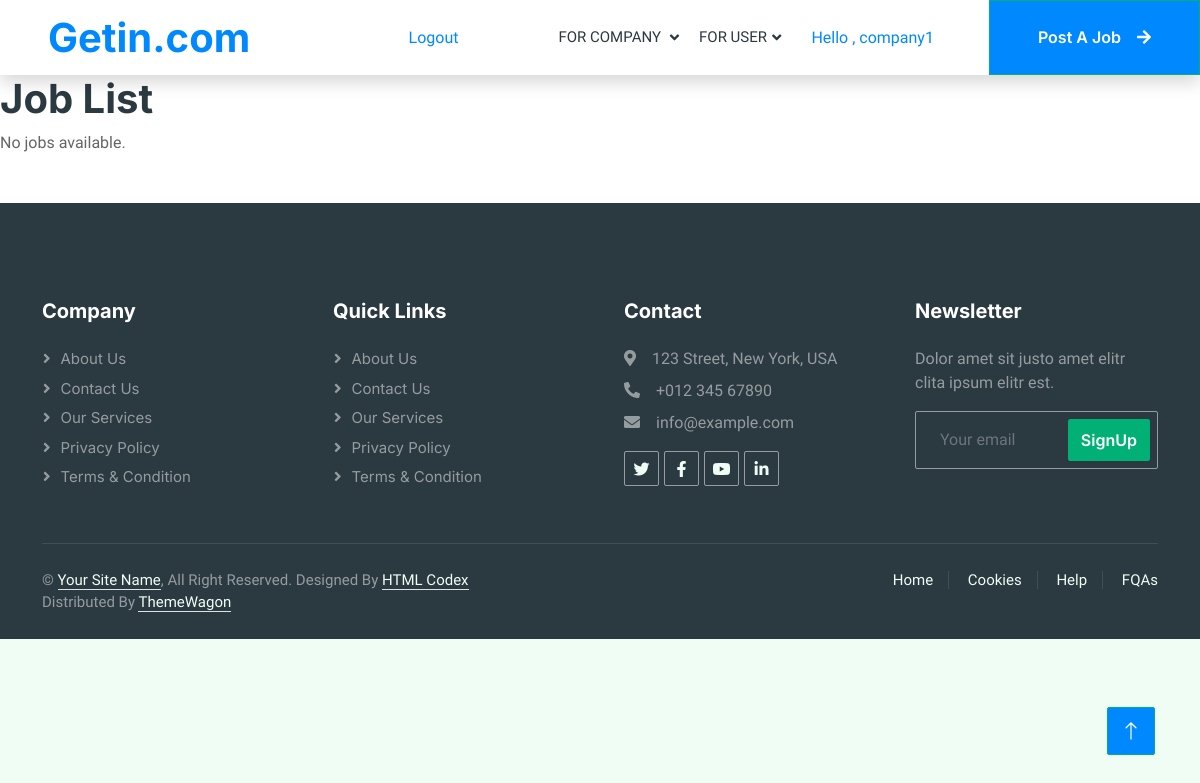
The page /company_joblist/ (signed in) on the database as committed earlier.
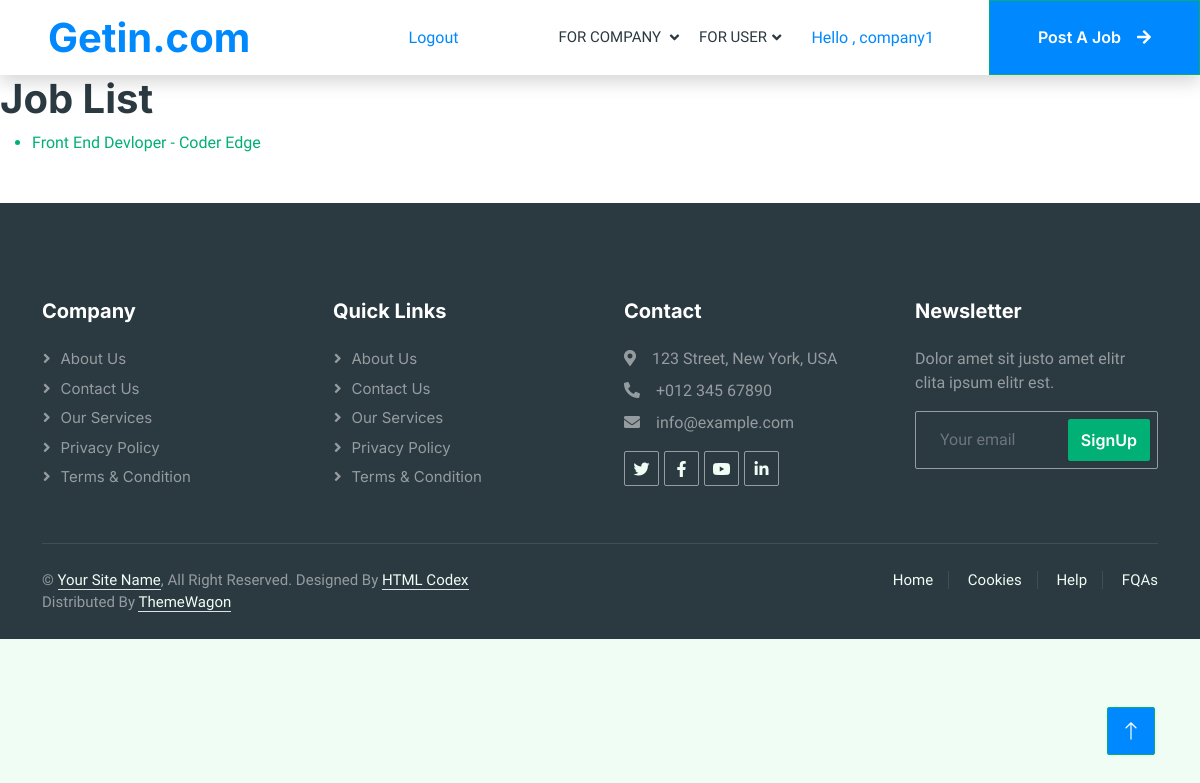
The same page on the database as committed later.
### account/models.py (models this page shows, shortened)
class CustomUser(AbstractUser):
    class Role(models.TextChoices):
        ADMIN = "ADMIN", "Admin"
        USER = "USER", "User"
        COMPANY = "COMPANY", "Company"
    base_role = Role.ADMIN
    role = models.CharField(max_length=50, choices=Role.choices)

### company/models.py (models this page shows, shortened)
class AddJob(models.Model):
    user = models.OneToOneField(CustomUser,on_delete=models.CASCADE,null=True)
    company_name = models.CharField(max_length=100,null=True)
    location = models.CharField(max_length=200,null=True)
    job_tittle = models.CharField(max_length=100,null=True)
    description = models.CharField(max_length=200,null=True)
    job_type = models.CharField(max_length=100,null=True)
    salary = models.CharField(max_length=100,null=True)
    skills_required = models.CharField(max_length=250,null= True)
    education_required = models.CharField(max_length=150,null=True)
    experience_required = models.CharField(max_length=250,null= True)
    created = models.DateField(auto_now_add=True,null=True)
    updated = models.DateField(auto_now=True,null=True)

### company/decorators.py (the view)
    def wrappeer(request,*args,**kwargs):
        if not request.user.is_authenticated:
            return redirect('company_login')
        else:
            if request.user.role != 'COMPANY':
                return render(request, "unauthorized.html")
        return function(request,*args,**kwargs)

### company/views.py (called while the page is built)
@company_login_required
def company_joblist(request):
    user = request.user
    joblist = AddJob.objects.filter(user=user)
    context = {'joblist':joblist}
    return render(request,'company/company_joblist.html',context)

### templates/company/company_joblist.html (shortened to what this page needs)
{% extends 'base.html' %}
{% block content %}
<!DOCTYPE html>
<html>
<head>
</head>
<body>
    <h1>Job List</h1>
    {% if joblist %}
        <ul>
            {% for joblist in joblist %}
               <a href="{% url 'company_jobdetails' joblist.id %}"><li>{{ joblist.job_tittle }} - {{ joblist.company_name }}</li></a>
            {% endfor %}
        </ul>
    {% else %}
        <p>No jobs available.</p>
    {% endif %}
</body>
</html>
{% endblock %}

### templates/base.html (shortened to what this page needs)
{% load static %}
<head>
    <link href="https://cdnjs.cloudflare.com/ajax/libs/font-awesome/5.10.0/css/all.min.css" rel="stylesheet">
    <link href="https://cdn.jsdelivr.net/npm/bootstrap-icons@1.4.1/font/bootstrap-icons.css" rel="stylesheet">
    <link href="{% static 'lib/animate/animate.min.css' %}" rel="stylesheet">
    <link href="{% static 'lib/owlcarousel/assets/owl.carousel.min.css' %}" rel="stylesheet">
    <link href="{% static 'css/bootstrap.min.css' %}" rel="stylesheet">
    <link href="{% static 'css/style.css' %}" rel="stylesheet">
</head>
<body>
    <!DOCTYPE html>
    <html lang="en">
    <div class="container-xxl bg-white p-0">
        <nav class="navbar navbar-expand-lg bg-white navbar-light shadow sticky-top p-0">
            <a href="{% url 'user_index' %}" class="navbar-brand d-flex align-items-center text-center py-0 px-4 px-lg-5">
                <h1 class="m-0 text-primary">Getin.com</h1>
            </a>
            <div class="collapse navbar-collapse" id="navbarCollapse">
                <div class="navbar-nav ms-auto p-4 p-lg-0">
                    {% if request.user.is_authenticated %}
                    <a style="margin-top: 25px; margin-right: 100px; color: #0089ff;" href="{% url 'logout_user' %}"> Logout</a>
                   {% endif %}
                    <div class="nav-item dropdown">
                        {% if request.user.is_authenticated %}
                        <a style="margin-right: 20px;" href="#" class="nav-link dropdown-toggle" data-bs-toggle="dropdown">For Company                                                                                                                          </a>
                    </div>
                    <div class="nav-item dropdown">
                        <a href="#" class="nav-link dropdown-toggle" data-bs-toggle="dropdown">For User</a>
                            {% endif %}
                    </div>
                </div>
                {% if request.user.is_authenticated %}
                        <a  style="text-decoration: none; margin-right: 55px; color: #0089ff;" href="{% url 'user_profileview' %}">Hello , {{ request.user.username }}</a>
                        {% else %}
                <p>Please log in to access this content.</p>
                        {% endif %}
                <a style="color:#ffffff; background-color: #0089ff;" href="" class="btn btn-primary rounded-0 py-4 px-lg-5 d-none d-lg-block">Post A Job<i class="fa fa-arrow-right ms-3"></i></a>
            </div>
        </nav>
        {% block content %}
        {% endblock %}
 <div class="container-fluid bg-dark text-white-50 footer pt-5 mt-5 wow fadeIn" data-wow-delay="0.1s">
    <div class="container py-5">
        <div class="row g-5">
            <div class="col-lg-3 col-md-6">
                <h5 class="text-white mb-4">Company</h5>
                <a class="btn btn-link text-white-50" href="">About Us</a>
                <a class="btn btn-link text-white-50" href="">Contact Us</a>
                <a class="btn btn-link text-white-50" href="">Our Services</a>
                <a class="btn btn-link text-white-50" href="">Privacy Policy</a>
                <a class="btn btn-link text-white-50" href="">Terms & Condition</a>
            </div>
            <div class="col-lg-3 col-md-6">
                <h5 class="text-white mb-4">Quick Links</h5>
                <a class="btn btn-link text-white-50" href="">About Us</a>
                <a class="btn btn-link text-white-50" href="">Contact Us</a>
                <a class="btn btn-link text-white-50" href="">Our Services</a>
                <a class="btn btn-link text-white-50" href="">Privacy Policy</a>
                <a class="btn btn-link text-white-50" href="">Terms & Condition</a>
            </div>
            <div class="col-lg-3 col-md-6">
                <h5 class="text-white mb-4">Contact</h5>
                <p class="mb-2"><i class="fa fa-map-marker-alt me-3"></i>123 Street, New York, USA</p>
                <p class="mb-2"><i class="fa fa-phone-alt me-3"></i>+012 345 67890</p>
                <p class="mb-2"><i class="fa fa-envelope me-3"></i>info@example.com</p>
                <div class="d-flex pt-2">
                    <a class="btn btn-outline-light btn-social" href=""><i class="fab fa-twitter"></i></a>
                    <a class="btn btn-outline-light btn-social" href=""><i class="fab fa-facebook-f"></i></a>
                    <a class="btn btn-outline-light btn-social" href=""><i class="fab fa-youtube"></i></a>
                    <a class="btn btn-outline-light btn-social" href=""><i class="fab fa-linkedin-in"></i></a>
                </div>
            </div>
            <div class="col-lg-3 col-md-6">
                <h5 class="text-white mb-4">Newsletter</h5>
                <p>Dolor amet sit justo amet elitr clita ipsum elitr est.</p>
                <div class="position-relative mx-auto" style="max-width: 400px;">
                    <input class="form-control bg-transparent w-100 py-3 ps-4 pe-5" type="text" placeholder="Your email">
                    <button type="button" class="btn btn-primary py-2 position-absolute top-0 end-0 mt-2 me-2">SignUp</button>
                </div>
            </div>
        </div>
    </div>
    <div class="container">
        <div class="copyright">
            <div class="row">
                <div class="col-md-6 text-center text-md-start mb-3 mb-md-0">
                    &copy; <a class="border-bottom" href="#">Your Site Name</a>, All Right Reserved.
                    Designed By <a class="border-bottom" href="https://htmlcodex.com">HTML Codex</a>
                    </br>Distributed By <a class="border-bottom" href="https://themewagon.com" target="_blank">ThemeWagon</a>
                </div>
                <div class="col-md-6 text-center text-md-end">
                    <div class="footer-menu">
                        <a href="">Home</a>
                        <a href="">Cookies</a>
                        <a href="">Help</a>
                        <a href="">FQAs</a>
                    </div>
                </div>
            </div>
        </div>
    </div>
</div>
<a style="background-color: #0089ff;" href="#" class="btn btn-lg btn-primary btn-lg-square back-to-top"><i class="bi bi-arrow-up"></i></a>
</div>
</body>
</html>

### static/css/style.css (style rules this page uses)
:root { --primary: #00B074; --secondary: #2B9BFF; --light: #EFFDF5; --dark: #2B3940; }
.back-to-top { position: fixed; display: none; right: 45px; bottom: 45px; z-index: 99; }
.btn { font-family: 'Inter', sans-serif; font-weight: 600; transition: .5s; }
.btn.btn-primary, .btn.btn-secondary { color: #FFFFFF; }
.btn-lg-square { width: 48px; height: 48px; }
.btn-square, .btn-sm-square, .btn-lg-square { padding: 0; display: flex; align-items: center; justify-content: center; font-weight: normal; border-radius: 2px; }
.navbar .dropdown-toggle::after { border: none; content: "\f107"; font-family: "Font Awesome 5 Free"; font-weight: 900; vertical-align: middle; margin-left: 5px; transition: .5s; }
.navbar-dark .navbar-nav .nav-link, .navbar-light .navbar-nav .nav-link { margin-right: 30px; padding: 25px 0; color: #FFFFFF; font-size: 15px; text-transform: uppercase; outline: none; }
.navbar-light .navbar-brand, .navbar-light a.btn { height: 75px; }
.navbar-light .navbar-nav .nav-link { color: var(--dark); font-weight: 500; }
.navbar-light.sticky-top { top: -100px; transition: .5s; }
.footer .btn.btn-social { margin-right: 5px; width: 35px; height: 35px; display: flex; align-items: center; justify-content: center; color: var(--light); border: 1px solid rgba(255,255,255,0.5); border-radius: 2px; transition: .3s; }
.footer .btn.btn-link { display: block; margin-bottom: 5px; padding: 0; text-align: left; font-size: 15px; font-weight: normal; text-transform: capitalize; transition: .3s; }
.footer .btn.btn-link::before { position: relative; content: "\f105"; font-family: "Font Awesome 5 Free"; font-weight: 900; margin-right: 10px; }
.footer .form-control { border-color: rgba(255,255,255,0.5); }
.footer .copyright { padding: 25px 0; font-size: 15px; border-top: 1px solid rgba(256, 256, 256, .1); }
.footer .copyright a { color: var(--light); }
.footer .footer-menu a { margin-right: 15px; padding-right: 15px; border-right: 1px solid rgba(255, 255, 255, .1); }
.footer .footer-menu a:last-child { margin-right: 0; padding-right: 0; border-right: none; }

### templates/base.html (style rules this page uses)
.text-primary { color: #0089ff !important; }

Rows that differ between the two databases and show on the page:
added AddJob: job_tittle "Front End Devloper", company_name "Coder Edge"
Other text that changed with them:
text no longer shown: "No jobs available."
